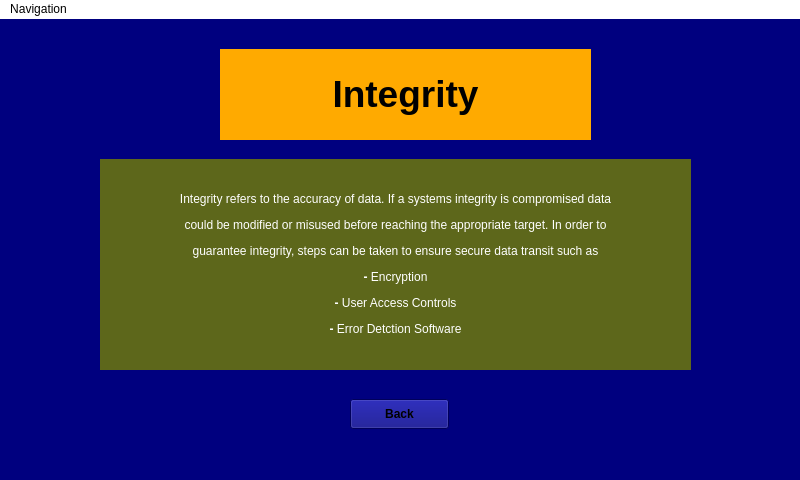
<?xml version="1.0" encoding="UTF-8"?>
<ui version="4.0">
 <class>Integrity</class>
 <widget class="QMainWindow" name="Integrity">
  <property name="geometry">
   <rect>
    <x>0</x>
    <y>0</y>
    <width>800</width>
    <height>480</height>
   </rect>
  </property>
  <property name="windowTitle">
   <string>MainWindow</string>
  </property>
  <property name="styleSheet">
   <string notr="true">background-color: rgb(0, 0, 127);</string>
  </property>
  <widget class="QWidget" name="centralwidget">
   <widget class="QLabel" name="label">
    <property name="geometry">
     <rect>
      <x>220</x>
      <y>30</y>
      <width>371</width>
      <height>91</height>
     </rect>
    </property>
    <property name="styleSheet">
     <string notr="true">background-color: rgb(255, 170, 0);</string>
    </property>
    <property name="text">
     <string>&lt;html&gt;&lt;head/&gt;&lt;body&gt;&lt;p align=&quot;center&quot;&gt;&lt;span style=&quot; font-size:28pt; font-weight:600; color:#000000;&quot;&gt;Integrity&lt;/span&gt;&lt;/p&gt;&lt;/body&gt;&lt;/html&gt;</string>
    </property>
   </widget>
   <widget class="QLabel" name="label_2">
    <property name="geometry">
     <rect>
      <x>100</x>
      <y>140</y>
      <width>591</width>
      <height>211</height>
     </rect>
    </property>
    <property name="styleSheet">
     <string notr="true">background-color: rgb(93, 103, 27);</string>
    </property>
    <property name="text">
     <string>&lt;html&gt;&lt;head/&gt;&lt;body&gt;&lt;p align=&quot;center&quot;&gt;&lt;span style=&quot; color:#ffffff;&quot;&gt;Integrity refers to the accuracy of data. If a systems integrity is compromised data&lt;/span&gt;&lt;/p&gt;&lt;p align=&quot;center&quot;&gt;&lt;span style=&quot; color:#ffffff;&quot;&gt;could be modified or misused before reaching the appropriate target. In order to&lt;/span&gt;&lt;/p&gt;&lt;p align=&quot;center&quot;&gt;&lt;span style=&quot; color:#ffffff;&quot;&gt;guarantee integrity, steps can be taken to ensure secure data transit such as&lt;/span&gt;&lt;/p&gt;&lt;p align=&quot;center&quot;&gt;&lt;span style=&quot; font-weight:600; color:#ffffff;&quot;&gt;- &lt;/span&gt;&lt;span style=&quot; color:#ffffff;&quot;&gt;Encryption&lt;/span&gt;&lt;/p&gt;&lt;p align=&quot;center&quot;&gt;&lt;span style=&quot; font-weight:600; color:#ffffff;&quot;&gt;- &lt;/span&gt;&lt;span style=&quot; color:#ffffff;&quot;&gt;User Access Controls&lt;/span&gt;&lt;/p&gt;&lt;p align=&quot;center&quot;&gt;&lt;span style=&quot; font-weight:600; color:#ffffff;&quot;&gt;- &lt;/span&gt;&lt;span style=&quot; color:#ffffff;&quot;&gt;Error Detction Software&lt;/span&gt;&lt;/p&gt;&lt;/body&gt;&lt;/html&gt;</string>
    </property>
   </widget>
   <widget class="QPushButton" name="Back_Button">
    <property name="geometry">
     <rect>
      <x>350</x>
      <y>380</y>
      <width>99</width>
      <height>30</height>
     </rect>
    </property>
    <property name="font">
     <font>
      <weight>75</weight>
      <bold>true</bold>
     </font>
    </property>
    <property name="styleSheet">
     <string notr="true">border-image: url(:/Images/Imagefiles/orangebutton.png);</string>
    </property>
    <property name="text">
     <string>Back</string>
    </property>
   </widget>
  </widget>
  <widget class="QMenuBar" name="menubar">
   <property name="geometry">
    <rect>
     <x>0</x>
     <y>0</y>
     <width>800</width>
     <height>26</height>
    </rect>
   </property>
   <property name="styleSheet">
    <string notr="true">background-color: rgb(255, 255, 255);</string>
   </property>
   <widget class="QMenu" name="menuNavigation">
    <property name="title">
     <string>Navigation</string>
    </property>
    <addaction name="Menu_main"/>
    <addaction name="Menu_tutorial"/>
    <addaction name="Menu_videos"/>
    <addaction name="Menu_attacks"/>
    <addaction name="Menu_counter"/>
    <addaction name="Menu_exit"/>
   </widget>
   <addaction name="menuNavigation"/>
  </widget>
  <widget class="QStatusBar" name="statusbar"/>
  <action name="Menu_main">
   <property name="text">
    <string>Main Hub</string>
   </property>
  </action>
  <action name="Menu_tutorial">
   <property name="text">
    <string>Tutorial Menu</string>
   </property>
  </action>
  <action name="Menu_videos">
   <property name="text">
    <string>Videos</string>
   </property>
  </action>
  <action name="Menu_attacks">
   <property name="text">
    <string>Attacks</string>
   </property>
  </action>
  <action name="Menu_counter">
   <property name="text">
    <string>Counter Measures</string>
   </property>
  </action>
  <action name="Menu_exit">
   <property name="text">
    <string>Exit</string>
   </property>
  </action>
 </widget>
 <resources/>
 <connections/>
</ui>
